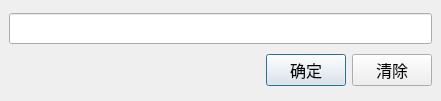
<?xml version="1.0" encoding="UTF-8"?>
<ui version="4.0">
 <class>readinDialog</class>
 <widget class="QDialog" name="readinDialog">
  <property name="geometry">
   <rect>
    <x>0</x>
    <y>0</y>
    <width>441</width>
    <height>101</height>
   </rect>
  </property>
  <property name="font">
   <font>
    <family>微软雅黑</family>
    <pointsize>12</pointsize>
   </font>
  </property>
  <property name="windowTitle">
   <string>输入</string>
  </property>
  <widget class="QWidget" name="gridLayoutWidget">
   <property name="geometry">
    <rect>
     <x>0</x>
     <y>0</y>
     <width>441</width>
     <height>101</height>
    </rect>
   </property>
   <layout class="QGridLayout" name="gridLayout">
    <property name="leftMargin">
     <number>9</number>
    </property>
    <property name="topMargin">
     <number>9</number>
    </property>
    <property name="rightMargin">
     <number>9</number>
    </property>
    <property name="bottomMargin">
     <number>9</number>
    </property>
    <property name="spacing">
     <number>6</number>
    </property>
    <item row="0" column="0">
     <widget class="QLineEdit" name="Readin">
      <property name="sizePolicy">
       <sizepolicy hsizetype="Expanding" vsizetype="Fixed">
        <horstretch>0</horstretch>
        <verstretch>0</verstretch>
       </sizepolicy>
      </property>
     </widget>
    </item>
    <item row="2" column="0">
     <layout class="QHBoxLayout" name="boxLayout">
      <property name="spacing">
       <number>6</number>
      </property>
      <property name="leftMargin">
       <number>0</number>
      </property>
      <property name="topMargin">
       <number>0</number>
      </property>
      <property name="rightMargin">
       <number>0</number>
      </property>
      <property name="bottomMargin">
       <number>0</number>
      </property>
      <item>
       <widget class="QLabel" name="message_Label">
        <property name="sizePolicy">
         <sizepolicy hsizetype="Preferred" vsizetype="Preferred">
          <horstretch>0</horstretch>
          <verstretch>0</verstretch>
         </sizepolicy>
        </property>
        <property name="text">
         <string/>
        </property>
       </widget>
      </item>
      <item>
       <spacer name="btn_spacer">
        <property name="orientation">
         <enum>Qt::Horizontal</enum>
        </property>
        <property name="sizeHint" stdset="0">
         <size>
          <width>131</width>
          <height>31</height>
         </size>
        </property>
       </spacer>
      </item>
      <item>
       <widget class="QPushButton" name="Confirm">
        <property name="text">
         <string>确定</string>
        </property>
       </widget>
      </item>
      <item>
       <widget class="QPushButton" name="Cancel">
        <property name="text">
         <string>清除</string>
        </property>
       </widget>
      </item>
     </layout>
    </item>
   </layout>
  </widget>
 </widget>
 <resources/>
 <connections/>
</ui>
